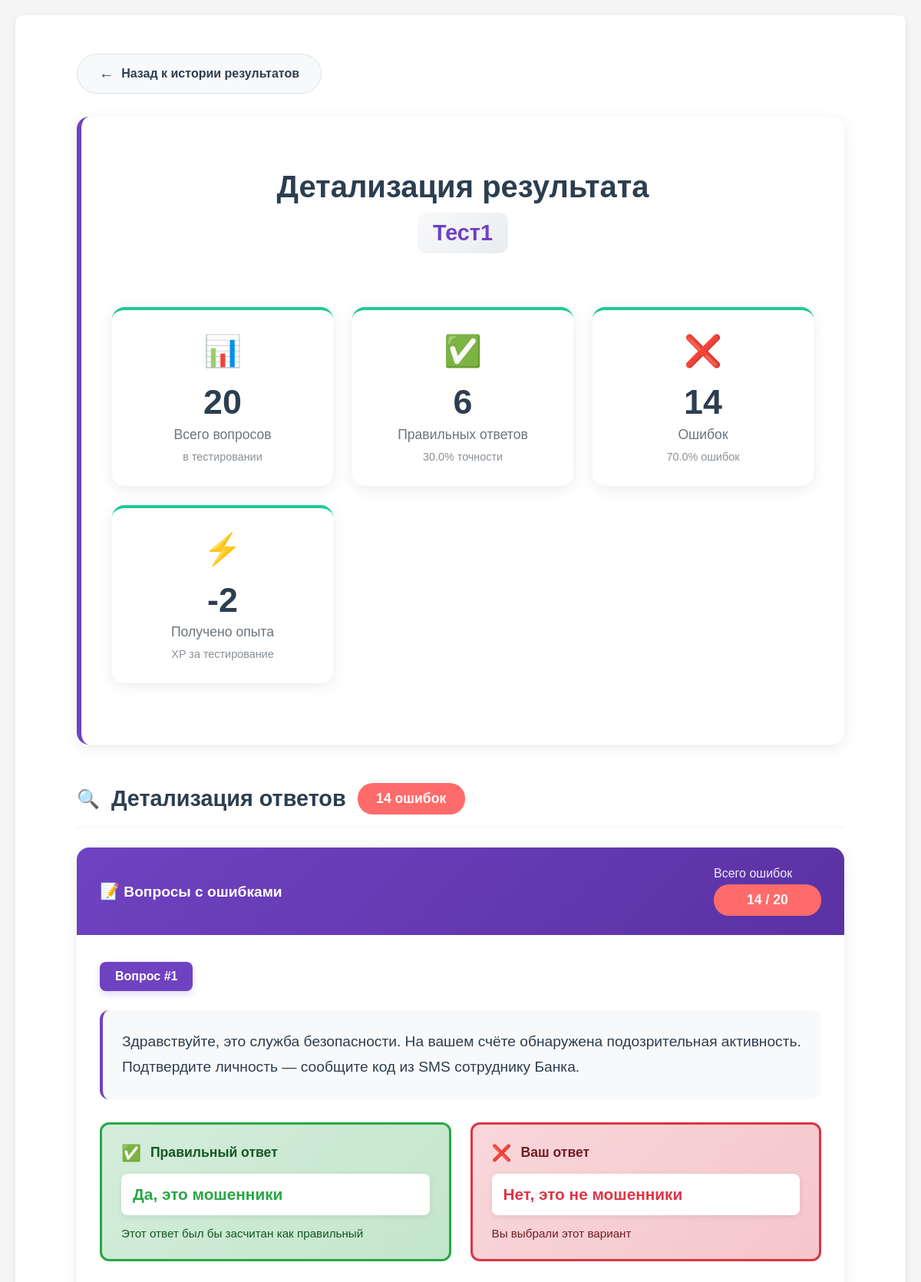
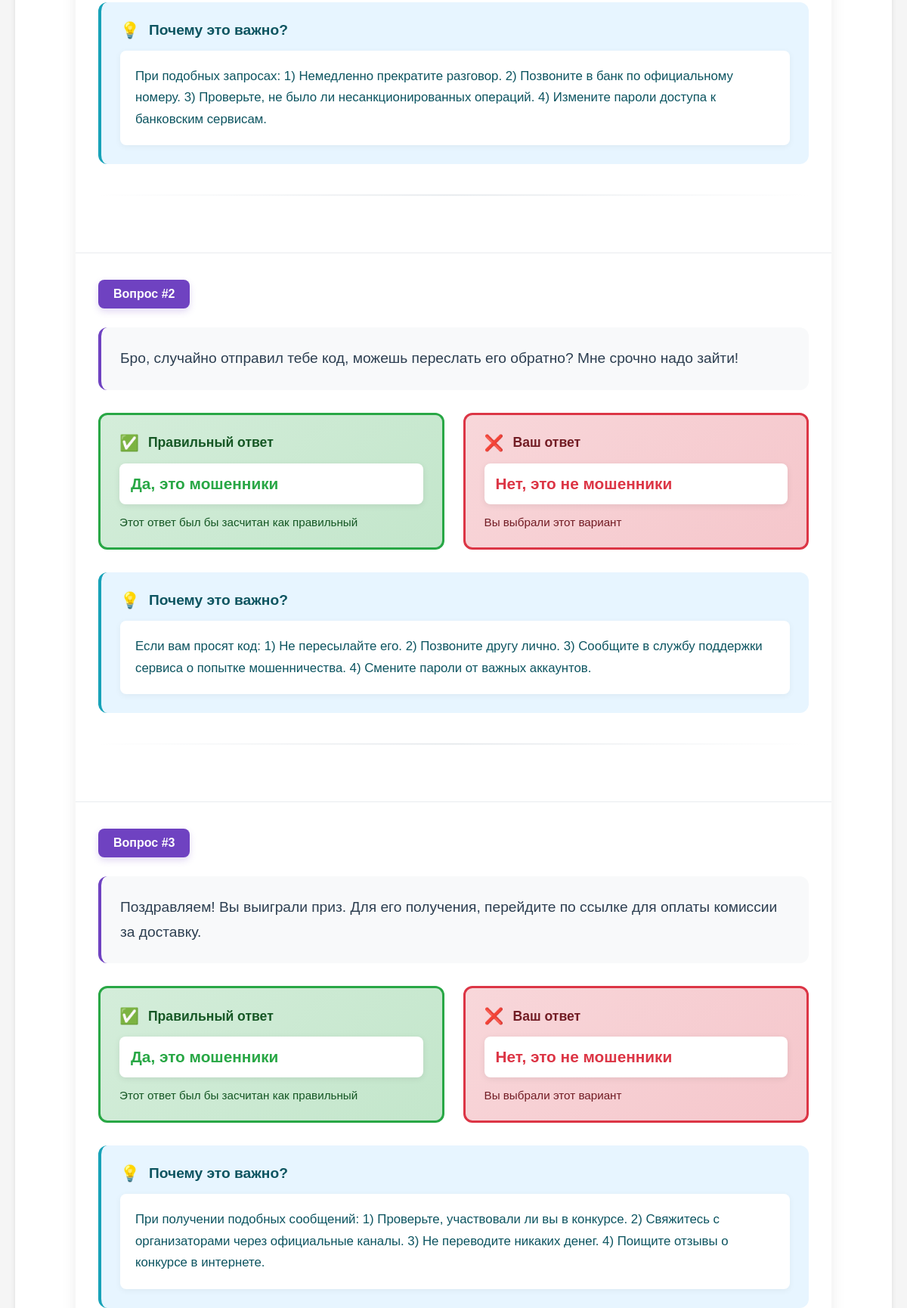
Screenshot of /test_room_preview/history_result/user_result/1/5 (signed in, upper part) with the database file from the repository (2 pictures, top to bottom).
### app.py (models this page shows, shortened)
class Testing(db.Model):
    __tablename__ = 'Testings'
    id = db.Column(db.Integer, primary_key=True)
    name = db.Column(db.String(64), unique=True, nullable=False)
    status = db.Column(db.Boolean, nullable=False)
    lesson_id = db.Column(db.Integer, nullable=False)
    group_id = db.Column(db.JSON, nullable=False)

class Result(db.Model):
    __tablename__ = 'Results'
    id = db.Column(db.Integer, primary_key=True)
    testing_id = db.Column(db.Integer, nullable=False)
    lesson_id = db.Column(db.Integer, nullable=False)
    user_id = db.Column(db.Integer, nullable=False)
    score = db.Column(db.Integer, nullable=False)
    correct_answers_id = db.Column(db.JSON, nullable=False)
    wrong_answers_id = db.Column(db.JSON, nullable=False)

class Message(db.Model):
    id = db.Column(db.Integer, primary_key=True)
    text = db.Column(db.Text, nullable=False)
    correct     = db.Column(db.Boolean, nullable=False)
    price_correct = db.Column(db.Float, default=0.0)
    price_wrong   = db.Column(db.Float, default=0.0)
    comment_yes = db.Column(db.Text, nullable=True)
    comment_no  = db.Column(db.Text, nullable=True)

### app.py (the view)
@app.route('/test_room_preview/history_result/user_result/<int:testing_id>/<int:user_id>')
def user_result(testing_id, user_id):
    curent_user = User.query.filter(
        User.username.ilike(session.get('curent_user'))
    ).first()
    if not check_user_id(user_id):
        return redirect(url_for('ErAuth'))
    if curent_user.id != user_id:
        return "Доступ запрещён", 403
    test = Testing.query.get_or_404(testing_id)
    user = User.query.get_or_404(user_id)
    result = Result.query.filter_by(testing_id=testing_id, user_id=user_id).first_or_404()
    groups = Group.query.filter(Group.id.in_(test.group_id)).all() if test.group_id else []
    user_groups = []
    for group in groups:
        if user_id in group.users:
            user_groups.append(group.groupname)
    user_group_display = ', '.join(user_groups) if user_groups else 'Без группы'
    wrong_questions = []
    if result.wrong_answers_id:
        for question_id in result.wrong_answers_id:
            question = Message.query.get(question_id)
            if question:
                wrong_questions.append(question)
    correct_count = len(result.correct_answers_id)
    wrong_count = len(result.wrong_answers_id)
    total_count = correct_count + wrong_count
    return render_template(mgn + 'user_result.html',
                           test=test,
                           user=user,
                           result=result,
                           user_group_display=user_group_display,
                           user_groups=user_groups,
                           wrong_questions=wrong_questions,
                           correct_count=correct_count,
                           wrong_count=wrong_count,
                           total_count=total_count)

### app.py (called while the page is built)
@login_manager.user_loader
def load_user(user_id):
    return User.query.get(int(user_id))

def check_user_id(usr_id: int):
    curent_user = User.query.filter(
        User.username.ilike(
            session.get('curent_user')
        )
    ).first()
    print("DEBUD: curent user-teacher is", curent_user)
    print("DEBUG: curent user-teacher privileges -", curent_user.is_admin)
    if not curent_user or curent_user.id != usr_id:
        return False
    else:
        return True

    def __repr__(self):
        return f'<User {self.username}>'

    @property
    def is_admin(self):
        return self.privileges

### templates/templateM/user_result.html (shortened to what this page needs)
{% extends 'base.html' %}
{% block content %}
<div class="result-details-container">
    <a href="{{ url_for('history_result') }}" class="back-btn">
        <span style="font-size: 1.2rem;">←</span>
        Назад к истории результатов
    </a>
    <div class="result-header fade-in-up">
        <h1 class="result-title">Детализация результата</h1>
        <div class="test-name">{{ test.name }}</div>
        <div class="stats-grid">
            <div class="stat-card">
                <span class="stat-icon">📊</span>
                <div class="stat-value">{{ total_count }}</div>
                <div class="stat-label">Всего вопросов</div>
                <div class="stat-description">в тестировании</div>
            </div>
            <div class="stat-card">
                <span class="stat-icon">✅</span>
                <div class="stat-value">{{ correct_count }}</div>
                <div class="stat-label">Правильных ответов</div>
                <div class="stat-description">
                    {{ ((correct_count / total_count * 100) if total_count > 0 else 0)|round(1) }}% точности
                </div>
            </div>
            <div class="stat-card">
                <span class="stat-icon">❌</span>
                <div class="stat-value">{{ wrong_count }}</div>
                <div class="stat-label">Ошибок</div>
                <div class="stat-description">
                    {{ ((wrong_count / total_count * 100) if total_count > 0 else 0)|round(1) }}% ошибок
                </div>
            </div>
            <div class="stat-card">
                <span class="stat-icon">⚡</span>
                <div class="stat-value">{{ result.score }}</div>
                <div class="stat-label">Получено опыта</div>
                <div class="stat-description">XP за тестирование</div>
            </div>
        </div>
    </div>
    <h2 class="section-title">
        <span style="font-size: 1.5rem;">🔍</span>
        Детализация ответов
        {% if wrong_count > 0 %}
        <span class="wrong-count-badge">{{ wrong_count }} ошибок</span>
        {% endif %}
    </h2>
    {% if wrong_questions %}
    <div class="wrong-questions-container fade-in-up">
        <div class="questions-header">
            <div class="questions-count">
                <span style="font-size: 1.3rem;">📝</span>
                Вопросы с ошибками
            </div>
            <div>
                <div style="font-size: 1rem; opacity: 0.9; margin-bottom: 5px;">Всего ошибок</div>
                <div class="wrong-count-badge">{{ wrong_count }} / {{ total_count }}</div>
            </div>
        </div>
        {% for question in wrong_questions %}
        <div class="question-card">
            <div class="question-id">Вопрос #{{ loop.index }}</div>
            <div class="question-text">
                {{ question.text }}
            </div>
            <div class="answer-section">
                <div class="answer-card correct">
                    <div class="answer-label correct">
                        <span style="font-size: 1.3rem;">✅</span>
                        Правильный ответ
                    </div>
                    <div class="answer-value">
                        {% if question.correct %}
                            <span style="color: #28a745; font-weight: 800;">Да, это мошенники</span>
                        {% else %}
                            <span style="color: #28a745; font-weight: 800;">Нет, это не мошенники</span>
                        {% endif %}
                    </div>
                    <div style="font-size: 0.95rem; color: #155724; margin-top: 10px;">
                        Этот ответ был бы засчитан как правильный
                    </div>
                </div>
                <div class="answer-card incorrect">
                    <div class="answer-label incorrect">
                        <span style="font-size: 1.3rem;">❌</span>
                        Ваш ответ
                    </div>
                    <div class="answer-value">
                        {% if question.correct %}
                            <span style="color: #dc3545; font-weight: 800;">Нет, это не мошенники</span>
                        {% else %}
                            <span style="color: #dc3545; font-weight: 800;">Да, это мошенники</span>
                        {% endif %}
                    </div>
                    <div style="font-size: 0.95rem; color: #721c24; margin-top: 10px;">
                        Вы выбрали этот вариант
                    </div>
                </div>
            </div>
            <div class="comment-section">
                <div class="comment-title">
                    <span style="font-size: 1.3rem;">💡</span>
                    Почему это важно?
                </div>
                <div class="comment-text">
                    {% if question.correct %}
                        {{ question.comment_no or 'Это сообщение содержит признаки мошенничества. Обратите внимание на стиль письма, просьбы перейти по ссылке или предоставить личные данные.' }}
                    {% else %}
                        {{ question.comment_yes or 'Это безопасное сообщение. Оно не содержит угроз или попыток получить ваши данные.' }}
                    {% endif %}
                </div>
            </div>
            {% if not loop.last %}
            <div class="divider"></div>
            {% endif %}
        </div>
        {% endfor %}
    </div>
    {% endif %}
</div>
{% endblock %}
{% set show_footer = False %}

### static/style.css (style rules this page uses)
body { font-family: Arial, sans-serif; margin: 0; padding: 20px; background: #f5f5f5; }

### rows the page displays
Testing: name "Тест1"
Result: score "-2"
Message: text "Здравствуйте, это служба безопасности. На вашем счёте обнаружена подозрительная активность. Подтвердите личность — сообщите код из SMS сотруднику Банка.", correct "Да, это мошенники", comment_no "При подобных запросах: 1) Немедленно прекратите разговор. 2) Позвоните в банк по официальному номеру. 3) Проверьте, не было ли несанкционированных операций. 4) Измените пароли доступа к банковским сервисам."
Message: text "Бро, случайно отправил тебе код, можешь переслать его обратно? Мне срочно надо зайти!", correct "Да, это мошенники", comment_no "Если вам просят код: 1) Не пересылайте его. 2) Позвоните другу лично. 3) Сообщите в службу поддержки сервиса о попытке мошенничества. 4) Смените пароли от важных аккаунтов."
Message: text "Поздравляем! Вы выиграли приз. Для его получения, перейдите по ссылке для оплаты комиссии за доставку.", correct "Да, это мошенники", comment_no "При получении подобных сообщений: 1) Проверьте, участвовали ли вы в конкурсе. 2) Свяжитесь с организаторами через официальные каналы. 3) Не переводите никаких денег. 4) Поищите отзывы о конкурсе в интернете."

### other values shown
{{ total_count }} "20"
{{ correct_count }} "6"
{{ wrong_count }} "14"
{{ ((wrong_count / total_count * 100) if total_count > 0 else 0)|round(1) }} "70.0"
